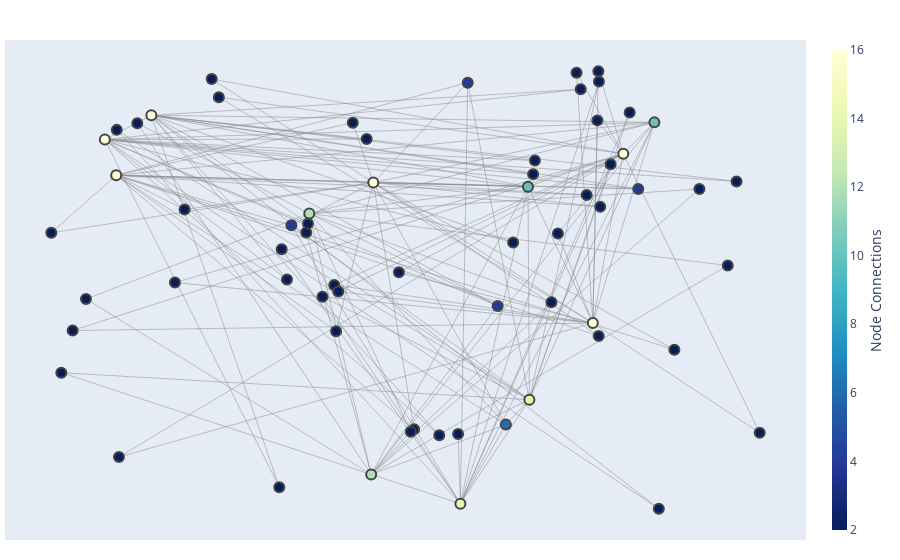

Notebook code cell kept with this figure:
### Code cell
# from pyvis.network import Network
# net = Network(notebook=True, height='800px', width='1000px')

# for data in sample_data:
#     net.add_node(str(data["contract"]))
#     for contractor in data["contractors"]:
#         net.add_node(str(contractor))
#         net.add_edge(str(data["contract"]), str(contractor))
#     nlp.max_length = len(data["document_text"])
#     doc = nlp(data["document_text"])
#     results = top_entities(doc, 30)
#     for result, _ in results:
#         net.add_node(result)
#         net.add_edge(str(data["contract"]), result)
#         for contractor in data["contractors"]:
#             net.add_edge(result, str(contractor))
    
# net.show("mygraph.html")

import networkx as nx

G = nx.Graph()

for data in sample_data:
    contract = data["contract"]
    contractors = data["contractors"]
    G.add_node(f"contract:{contract.pk}", label=str(contract))
    
    for contractor in contractors:
        G.add_node(f"contractor:{contractor.pk}", label=str(contractor))
        G.add_edge(f"contract:{contract.pk}", f"contractor:{contractor.pk}")

    nlp.max_length = len(data["document_text"])
    doc = nlp(data["document_text"])
    results = top_entities(doc, 15)
    
    for result, _ in results:
        G.add_node(f"entity:{result}", label=result)
        G.add_edge(f"contract:{contract.pk}", f"entity:{result}")
        for contractor in contractors:
            G.add_edge(f"entity:{result}", f"contractor:{contractor.pk}")

import plotly.graph_objects as go

# pos = nx.layout.shell_layout(G)
pos = nx.layout.random_layout(G)
# pos = nx.layout.spectral_layout(G)

for node in G.nodes:
    G.nodes[node]["pos"] = list(pos[node])

edge_x = []
edge_y = []
for edge in G.edges():
    x0, y0 = G.nodes[edge[0]]["pos"]
    x1, y1 = G.nodes[edge[1]]["pos"]
    edge_x.append(x0)
    edge_x.append(x1)
    edge_x.append(None)
    edge_y.append(y0)
    edge_y.append(y1)
    edge_y.append(None)

edge_trace = go.Scatter(
    x=edge_x,
    y=edge_y,
    line=dict(width=0.5, color="#888"),
    hoverinfo="none",
    mode="lines",
)

node_x = []
node_y = []
for node in G.nodes():
    x, y = G.nodes[node]["pos"]
    node_x.append(x)
    node_y.append(y)

node_trace = go.Scatter(
    x=node_x,
    y=node_y,
    mode="markers",
    hoverinfo="text",
    marker=dict(
        showscale=True,
        # colorscale options
        #'Greys' | 'YlGnBu' | 'Greens' | 'YlOrRd' | 'Bluered' | 'RdBu' |
        #'Reds' | 'Blues' | 'Picnic' | 'Rainbow' | 'Portland' | 'Jet' |
        #'Hot' | 'Blackbody' | 'Earth' | 'Electric' | 'Viridis' |
        colorscale="YlGnBu",
        reversescale=True,
        color=[],
        size=10,
        colorbar=dict(
            thickness=15, title="Node Connections", xanchor="left", titleside="right"
        ),
        line_width=2,
    ),
)

node_adjacencies = []
node_text = []
node_hovertext = []

for node, adjacencies in G.adjacency():
    node_label = G.nodes[node]['label']
    adjacencies_count = len(adjacencies.keys())
    node_adjacencies.append(adjacencies_count)
    node_hovertext.append(f"{node_label} ({adjacencies_count})")
#     node_text.append("# of connections: " + str(adjacencies_count))

node_trace.marker.color = node_adjacencies
node_trace.text = node_text
node_trace.hovertext = node_hovertext

fig = go.Figure(
    data=[edge_trace, node_trace],
    layout=go.Layout(
        title="",
        titlefont_size=16,
        showlegend=False,
        hovermode="closest",
        margin=dict(b=20, l=5, r=5, t=40),
        xaxis=dict(showgrid=False, zeroline=False, showticklabels=False),
        yaxis=dict(showgrid=False, zeroline=False, showticklabels=False),
    ),
)
fig.show()

### Figure 1 — Plotly figure (JSON) as saved in the notebook; plotly's stock layout.template omitted (floating-point values rounded to 4 significant figures; data arrays with more than 128 entries replaced by an {"elided": "..."} marker saying what was removed)
{"data": [{"hoverinfo": "none", "line": {"color": "#888", "width": 0.5}, "mode": "lines", "type": "scatter", "x": {"elided": "429 float values"}, "y": {"elided": "429 float values"}}, {"hoverinfo": "text", "hovertext": ["2017-000113 (16)", "MADERA EVENTS CORPORATION (16)", "Lugar (2)", "Feeha (2)", "Plaza San Pedro (2)", "Puerto Rico (10)", "Servieio (2)", "Luees (2)", "La Parguera (2)", "Estado Libre Asociado de Puerto Rico (10)", "la Ley (4)", "Secretario (4)", "Ley Num (2)", "Contrato (6)", "Lajas (4)", "MUNICIPl (2)", "Actividad (2)", "2016-S00004 (12)", "QUALITY CONSTRUCTION SERVICES II, LLC (12)", "AUTORIDAD (2)", "Ie (2)", "San Juan (2)", "AUTORIDAD DE EDIFICIOS (2)", "Presidente (2)", "CUANTO (2)", "AUTORIDAD 10 (2)", "Departamento de Hacienda (4)", "2017-RC0056 (16)", "NORBERTO DEL VALLE ARROYO (16)", "PRIMERA PARTE (2)", "La SEGUNDA (2)", "Departamento de Educación (2)", "La SEGUNDA PARTE (2)", "PRIMERA (2)", "Comisión de Servicio Público (2)", "AMBAS PARTES (2)", "La SEGUNDA\n (2)", "La PRIMERA PARTE (2)", "Departamento de Hacienda de Puerto Rico (2)", "Oficina del Contralor de Puerto Rico (2)", "2017-000216 (14)", "SAMARIE LLC. (14)", "ARRENDATARIA (2)", "SAMARIE (2)", "LA ARRENDATARIA (2)", "eln (2)", "Ley Numero 12 (2)", "Ley de Etica Gubernamental (2)", "El Municipio (2)", "PUERTO RICO (2)", "2018-000036 (16)", "Israel Benitez Naranjo (16)", "Arrendadora (2)", "Arrendatario (2)", "Propiedad (2)", "El Arrendatario (2)", "Arrendataria (2)", "La Arrendadora (2)", "Administración (2)", "Ley Núm (2)", "SAN JUAN (2)", "Carolina (2)", "ANTONIO TORRES MONTES (2)", "Arrendatario\n\n (2)", "Administración de Terrenos (2)"], "marker": {"color": [16, 16, 2, 2, 2, 10, 2, 2, 2, 10, 4, 4, 2, 6, 4, 2, 2, 12, 12, 2, 2, 2, 2, 2, 2, 2, 4, 16, 16, 2, 2, 2, 2, 2, 2, 2, 2, 2, 2, 2, 14, 14, 2, 2, 2, 2, 2, 2, 2, 2, 16, 16, 2, 2, 2, 2, 2, 2, 2, 2, 2, 2, 2, 2, 2], "colorbar": {"thickness": 15, "title": {"side": "right", "text": "Node Connections"}, "xanchor": "left"}, "colorscale": [[0, "rgb(255,255,217)"], [0.125, "rgb(237,248,177)"], [0.25, "rgb(199,233,180)"], [0.375, "rgb(127,205,187)"], [0.5, "rgb(65,182,196)"], [0.625, "rgb(29,145,192)"], [0.75, "rgb(34,94,168)"], [0.875, "rgb(37,52,148)"], [1, "rgb(8,29,88)"]], "line": {"width": 2}, "reversescale": true, "showscale": true, "size": 10}, "mode": "markers", "text": [], "type": "scatter", "x": [0.4499, 0.09324, 0.4214, 0.1881, 0.8677, 0.84, 0.7648, 0.7627, 0.746, 0.6645, 0.8176, 0.3363, 0.3983, 0.6339, 0.581, 0.5065, 0.003177, 0.447, 0.3611, 0.05131, 0.1225, 0.9417, 0.3569, 0.5019, 0.9024, 0.6971, 0.6225, 0.07749, 0.142, 0.8461, 0.644, 0.3302, 0.6742, 0.3593, 0.5415, 0.954, 0.4408, 0.7377, 0.3195, 0.6717, 0.5708, 0.6665, 0.5676, 0.01706, 0.763, 0.09402, 0.7793, 0.3228, 0.3795, 0.8057, 0.7968, 0.7546, 0.3958, 0.2257, 0.09704, 0.4855, 0.9861, 0.1747, 0.7061, 0.7622, 0.2357, 0.732, 0.03278, 0.7608, 0.4014], "y": [0.7303, 0.7467, 0.8634, 0.6705, 0.3594, 0.864, 0.6768, 0.3896, 0.7029, 0.7213, 0.7163, 0.6357, 0.4004, 0.1929, 0.9522, 0.1829, 0.6189, 0.08232, 0.6615, 0.4718, 0.8623, 0.5461, 0.6197, 0.1773, 0.7159, 0.4649, 0.4565, 0.8258, 0.8798, 0.006119, 0.5976, 0.5149, 0.7792, 0.6392, 0.1691, 0.733, 0.8271, 0.9375, 0.05402, 0.7491, 0.01744, 0.2482, 0.1723, 0.3083, 0.9548, 0.8474, 0.7712, 0.5825, 0.4768, 0.8857, 0.7944, 0.4186, 0.5032, 0.9601, 0.121, 0.5311, 0.1748, 0.5084, 0.6171, 0.9776, 0.9198, 0.974, 0.4018, 0.8685, 0.4886]}], "layout": {"hovermode": "closest", "margin": {"b": 20, "l": 5, "r": 5, "t": 40}, "showlegend": false, "title": {"font": {"size": 16}, "text": ""}, "xaxis": {"showgrid": false, "showticklabels": false, "zeroline": false}, "yaxis": {"showgrid": false, "showticklabels": false, "zeroline": false}}}
